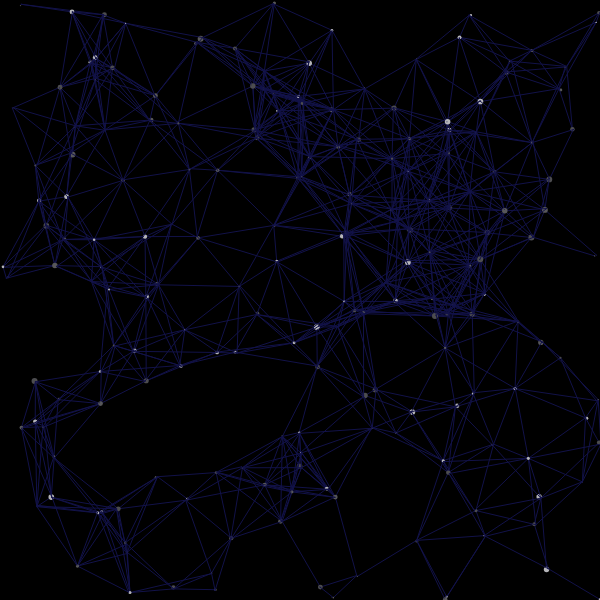
Frame 1 (no input)
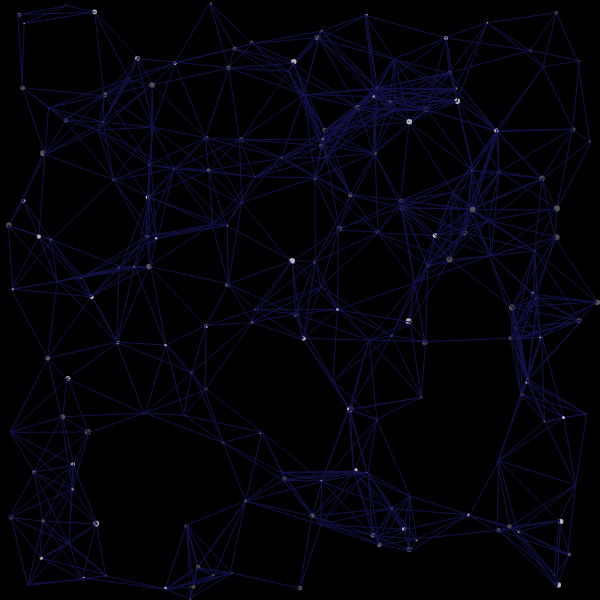
Frame 60 (no input)
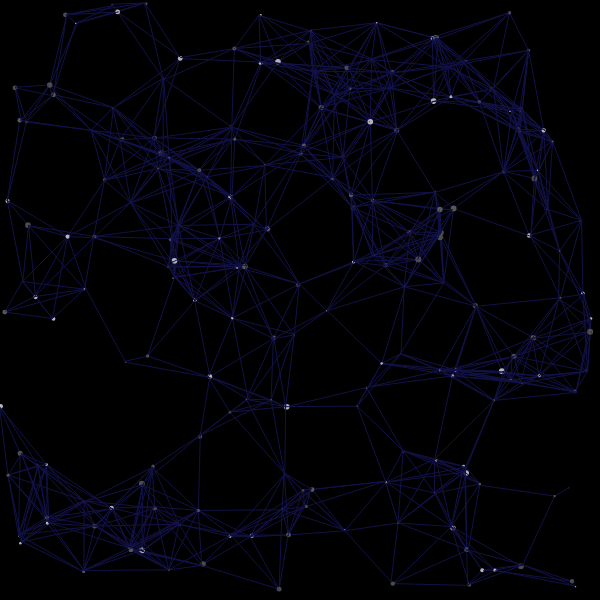
Frame 120 (the mouse pressed at the canvas centre since frame 60)

The p5.js sketch that drew these frames (run headless with seeded random() and noise() and a simulated clock; from frame 60 on, the mouse is pressed at the canvas centre):

// p5.js sketch
// ── sketch.js
let pests = [];
var pst = 0
const colorThemes = {
  red: {
    fill: "#FF6347",  // Tomato red
    line: "#3E0E0E"   // Firebrick red
  },
  green: {
    fill: "#90EE90",  // Light green
    line: "#0E3D0E"   // Office green
  },
  blue: {
    fill: "#ADD8E6",  // Light blue
    line: "#121249"   // Blue
  }
};

function setup() {
  createCanvas(600, 600);
   const themeKeys = Object.keys(colorThemes);
  const randomThemeKey = random(themeKeys);
  colorTheme = colorThemes[randomThemeKey];
  pst = random (4,15)
  for (let i = 0; i < width / pst; i++) {
    pests.push(new Pest());
    pests.push(new Pest());
    // pests.push(new Pest());
  }
}

function draw() {
  background(0);
  for (let i = 0; i < pests.length; i++) {
    pests[i].createPest();
    pests[i].movePest();
    pests[i].joinPests(pests.slice(i));
  }
}
class Pest {
  // setting the co-ordinates, radius and the
  // speed of a particle in both the co-ordinates axes.
  constructor() {
    this.x = random(0,width);
    this.y = random(0,height);
    this.r = random(1, 6);
    this.xSpeed = random(-2, 2);
    this.ySpeed = random(-1, 1.5);
    this.randoColor = [
      // color("#02665D"),
      // color("#009688"),
      // color("rgb(171,224,171)"),
      color("#4C4C4F"),
      color("#575759"),
      color("#B5B5B9"),
    ];
    this.f = random(this.randoColor);
    
  }

  // creation of a particle.
  createPest() {
    noStroke();

    fill(this.f);
    circle(this.x, this.y, this.r);
  }

  // setting the particle in motion.
  movePest() {
    if (this.x < 0 || this.x > width) this.xSpeed *= -1;
    if (this.y < height / 2 || this.y > height) this.ySpeed *= -1;
    this.x += this.xSpeed;
    this.y += this.ySpeed;
  }

  // this function creates the connections(lines)
  // between particles which are less than a certain distance apart
  joinPests(pests) {
    pests.forEach((element) => {
      let dis = dist(this.x, this.y, element.x, element.y);
      if (dis < 85) {
        //this.lf = random(1,3)
        //stroke("#C2E4BA23");
        stroke(colorTheme.line);
        line(this.x, this.y, element.x, element.y);
      }
      
    });
  }
}
